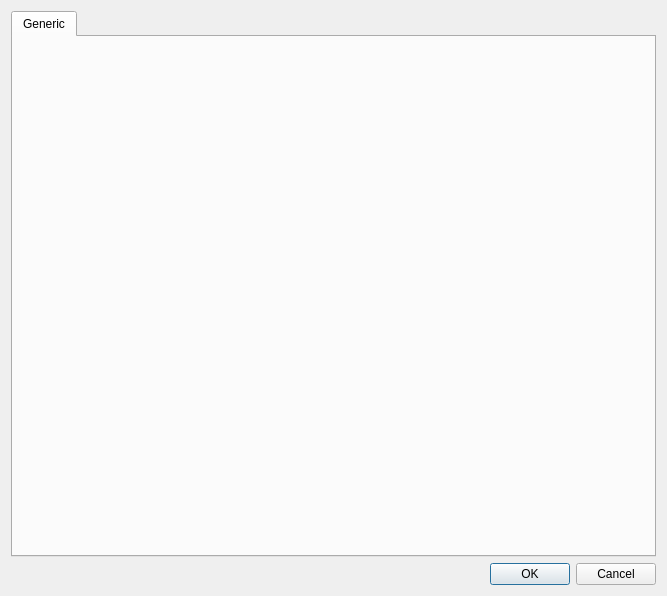
<?xml version="1.0" encoding="UTF-8"?>
<ui version="4.0">
 <class>Form_IODriverSettings</class>
 <widget class="QDialog" name="Form_IODriverSettings">
  <property name="geometry">
   <rect>
    <x>0</x>
    <y>0</y>
    <width>667</width>
    <height>596</height>
   </rect>
  </property>
  <property name="windowTitle">
   <string>Plugin Settings</string>
  </property>
  <layout class="QVBoxLayout" name="verticalLayout">
   <item>
    <widget class="QTabWidget" name="tabWidget">
     <property name="currentIndex">
      <number>0</number>
     </property>
     <widget class="QWidget" name="tab">
      <attribute name="title">
       <string>Generic</string>
      </attribute>
      <layout class="QVBoxLayout" name="verticalLayout_3">
       <item>
        <layout class="QFormLayout" name="First_formLayout"/>
       </item>
      </layout>
     </widget>
    </widget>
   </item>
   <item>
    <widget class="QDialogButtonBox" name="buttonBox">
     <property name="orientation">
      <enum>Qt::Horizontal</enum>
     </property>
     <property name="standardButtons">
      <set>QDialogButtonBox::Cancel|QDialogButtonBox::Ok</set>
     </property>
    </widget>
   </item>
  </layout>
 </widget>
 <resources/>
 <connections>
  <connection>
   <sender>buttonBox</sender>
   <signal>accepted()</signal>
   <receiver>Form_IODriverSettings</receiver>
   <slot>accept()</slot>
   <hints>
    <hint type="sourcelabel">
     <x>248</x>
     <y>254</y>
    </hint>
    <hint type="destinationlabel">
     <x>157</x>
     <y>274</y>
    </hint>
   </hints>
  </connection>
  <connection>
   <sender>buttonBox</sender>
   <signal>rejected()</signal>
   <receiver>Form_IODriverSettings</receiver>
   <slot>reject()</slot>
   <hints>
    <hint type="sourcelabel">
     <x>316</x>
     <y>260</y>
    </hint>
    <hint type="destinationlabel">
     <x>286</x>
     <y>274</y>
    </hint>
   </hints>
  </connection>
 </connections>
</ui>
